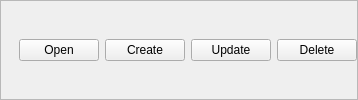
              <widget class="QFrame" name="frame_15">
               <property name="frameShape">
                <enum>QFrame::StyledPanel</enum>
               </property>
               <property name="frameShadow">
                <enum>QFrame::Raised</enum>
               </property>
               <layout class="QVBoxLayout" name="verticalLayout_33">
                <property name="leftMargin">
                 <number>0</number>
                </property>
                <property name="topMargin">
                 <number>0</number>
                </property>
                <property name="rightMargin">
                 <number>0</number>
                </property>
                <property name="bottomMargin">
                 <number>0</number>
                </property>
                <item>
                 <layout class="QHBoxLayout" name="horizontalLayout_15">
                  <item>
                   <spacer name="horizontalSpacer_17">
                    <property name="orientation">
                     <enum>Qt::Horizontal</enum>
                    </property>
                    <property name="sizeHint" stdset="0">
                     <size>
                      <width>18</width>
                      <height>20</height>
                     </size>
                    </property>
                   </spacer>
                  </item>
                  <item>
                   <widget class="QPushButton" name="btn_open_protein_pair_session">
                    <property name="text">
                     <string>Open</string>
                    </property>
                   </widget>
                  </item>
                  <item>
                   <widget class="QPushButton" name="btn_create_protein_pair_scene">
                    <property name="text">
                     <string>Create</string>
                    </property>
                   </widget>
                  </item>
                  <item>
                   <widget class="QPushButton" name="btn_update_protein_pair_scene">
                    <property name="text">
                     <string>Update</string>
                    </property>
                   </widget>
                  </item>
                  <item>
                   <widget class="QPushButton" name="btn_delete_protein_pair_scene">
                    <property name="text">
                     <string>Delete</string>
                    </property>
                   </widget>
                  </item>
                 </layout>
                </item>
               </layout>
              </widget>
